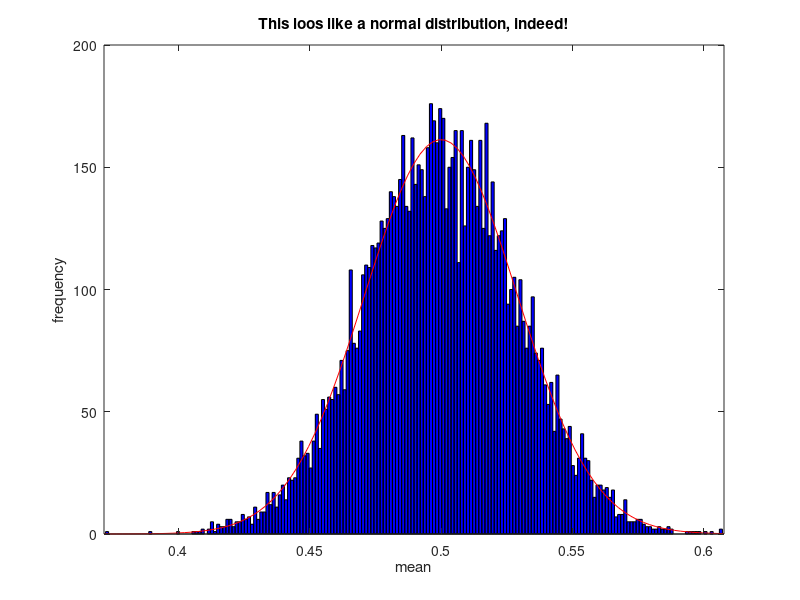

The MATLAB script that drew this image:
clear; clc; close all;

%%  Data Analysis
%   2nd assignement 02-11-21 ex 6

variables = 100;
n = 10000;

Y = mean(rand(variables,n));
histfit(Y,200); % bins = 200
xlabel('mean')
ylabel('frequency')
title(sprintf('This loos like a normal distribution, indeed!'))